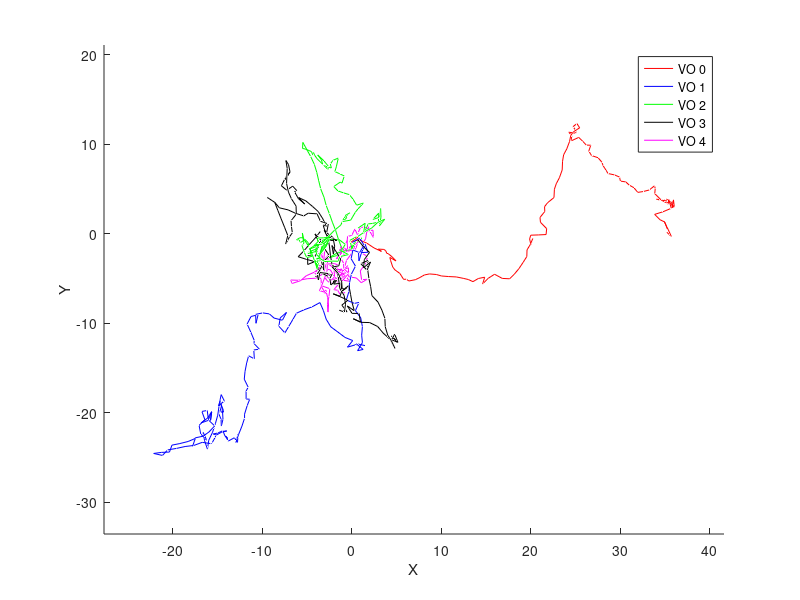

Write the MATLAB code that produced this figure.

load poses.mat

x_vo_0 = pose_0(:, 4);
y_vo_0 = pose_0(:, 8);
z_vo_0 = pose_0(:, 12);

x_vo_3 = pose_3(:, 4);
y_vo_3 = pose_3(:, 8);
z_vo_3 = pose_3(:, 12);

x_vo_6 = pose_6(:, 4);
y_vo_6 = pose_6(:, 8);
z_vo_6 = pose_6(:, 12);

x_vo_9 = pose_9(:, 4);
y_vo_9 = pose_9(:, 8);
z_vo_9 = pose_9(:, 12);

x_vo_12 = pose_12(:, 4);
y_vo_12 = pose_12(:, 8);
z_vo_12 = pose_12(:, 12);

figure(1), hold on,
l_0 = plot3(x_vo_0, y_vo_0, z_vo_0, 'r');
l_3 = plot3(x_vo_3, y_vo_3, z_vo_3, 'b');
l_6 = plot3(x_vo_6, y_vo_6, z_vo_6, 'g');
l_9 = plot3(x_vo_9, y_vo_9, z_vo_9, 'k');
l_12 = plot3(x_vo_12, y_vo_12, z_vo_12, 'm');
xlabel('X');
ylabel('Y');
zlabel('Z');
axis equal
legend([l_0, l_3, l_6, l_9, l_12], 'VO 0', 'VO 1', 'VO 2', 'VO 3', 'VO 4');
xlabel('X'); ylabel('Y'); zlabel('Z');
